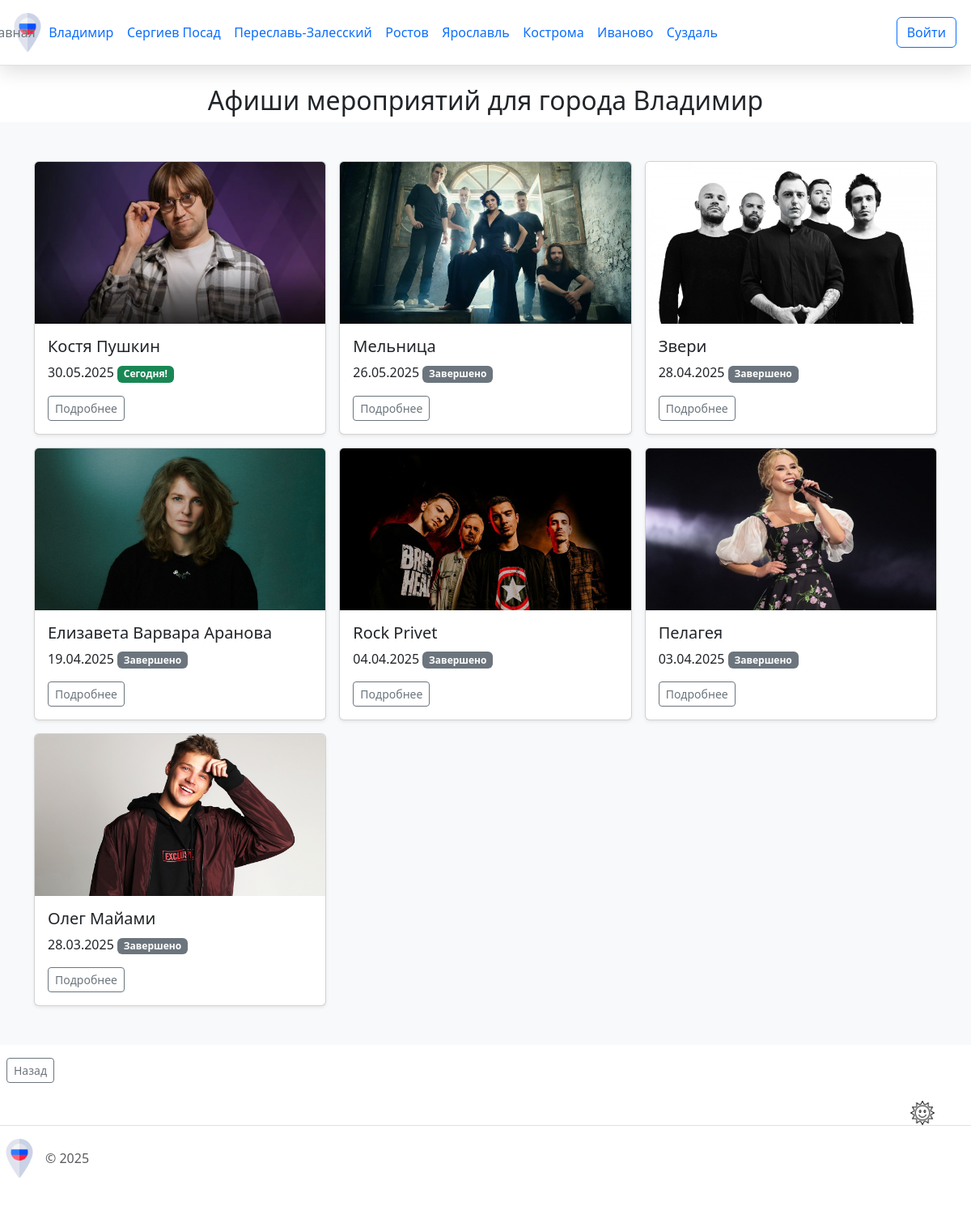
Page /afisha/1 on the committed database.
### app.py (models this page shows)
class City(db.Model):
    city_id = db.Column(db.Integer, primary_key=True)
    city_name = db.Column(db.String(20), nullable=False)
    photo = db.Column(db.LargeBinary, nullable=False)
    description = db.Column(db.Text, nullable=False)

class Event(db.Model):
    event_id = db.Column(db.Integer, primary_key=True)
    event_name = db.Column(db.String(50), nullable=False)
    photo = db.Column(db.String(255), nullable=True)
    date = db.Column(db.Date, nullable=False)
    description = db.Column(db.Text, nullable=True)
    link = db.Column(db.String(40), nullable=False)
    city_id = db.Column(db.Integer, db.ForeignKey('city.city_id'), nullable=False)

### app.py (the view)
@app.route("/afisha/<int:city_id>", methods=["POST", "GET"])
def afisha(city_id):
    city = City.query.get(city_id)
    today = date.today() # Сегодняшняя дата
    all_events = Event.query.filter_by(city_id=city_id).all()
    upcoming_events = [event for event in all_events if event.date >= today]
    past_events = [event for event in all_events if event.date < today]
    upcoming_events.sort(key=lambda event: event.date)
    past_events.sort(key=lambda event: event.date, reverse=True)
    event = upcoming_events + past_events
    return render_template('afisha.html', event = event, city=city, today=today)

### app.py (called while the page is built)
@app.context_processor
def inject_cities():
    cities = City.query.all()
    return dict(cities=cities)

### templates/afisha.html (shortened to what this page needs)
{% extends 'base.html' %}
{% block content %}
    <h2>Афиши мероприятий для города {{ city.city_name }}</h2>
    <div class="album py-5 bg-body-tertiary">
        <div class="container">
            <div class="row row-cols-1 row-cols-sm-2 row-cols-md-3 g-3">
                {% for el in event %}
                    <div class="col">
                        <div class="card shadow-sm">
                            {% if el.photo %}
                                <img src="{{ url_for('static', filename='img/' + el.photo) }}" class="card-img-top"
                                     alt="{{ el.event_name }}">
                            {% else %}
                                <img src="{{ url_for('static', filename='img/default.png') }}" class="card-img-top"
                                     alt="{{ el.event_name }}">
                            {% endif %}
                            <div class="card-body">
                                <h5 class="card-title">{{ el.event_name }}</h5>
                                <p class="card-text">
                                    {{ el.date.strftime('%d.%m.%Y') }}
                                    {% if el.date < today %}
                                        <span class="badge bg-secondary">Завершено</span>
                                    {% else %}
                                        {% set days_left = (el.date - today).days %}
                                        {% if days_left == 0 %}
                                            <span class="badge bg-success">Сегодня!</span>
                                        {% elif days_left == 1 %}
                                            <span class="badge bg-primary">Завтра</span>
                                        {% else %}
                                            <span class="badge bg-info">Через {{ days_left }} дней</span>
                                        {% endif %}
                                    {% endif %}
                                </p>
                                <div class="d-flex justify-content-between align-items-center">
                                    <div class="btn-group">
                                        <a href="{{ el.link }}" class="btn btn-sm btn-outline-secondary">Подробнее</a>
                                    </div>
                                </div>
                            </div>
                        </div>
                    </div>
                {% endfor %}
            </div>
        </div>
    </div>
    <div class="d-flex justify-content-between align-items-center">
        <div class="btn-group">
            <a href="{{ url_for('city_detail', city_id=city.city_id) }}" class="btn btn-sm btn-outline-secondary ms-2 mb-2">Назад</a>
        </div>
    </div>
{% endblock %}

### templates/base.html (shortened to what this page needs)
<!DOCTYPE html>
<html lang="en">
<head>
    <link href="https://cdn.jsdelivr.net/npm/bootstrap@5.3.3/dist/css/bootstrap.min.css" rel="stylesheet">
    <link rel="stylesheet" href="https://cdn.jsdelivr.net/npm/bootstrap-icons@1.8.0/font/bootstrap-icons.css">
    <link rel="stylesheet" href="https://cdnjs.cloudflare.com/ajax/libs/font-awesome/6.2.0/css/all.min.css">
    <link rel="stylesheet" href="{{url_for('static', filename='css/main.css')}}">
    <link rel="stylesheet" href="{{url_for('static', filename='css/dark-theme.css')}}">
</head>
<body>
    <div class="page">
        <header class="d-flex flex-wrap align-items-center justify-content-center justify-content-md-between py-3 mb-4 border-bottom">
          <div class="col-md-3 mb-2 mb-md-0 d-flex align-items-center">
            <a href="/" class="d-inline-flex link-body-emphasis text-decoration-none">
              <img class="header__img" src="{{ url_for('static', filename='img/russia.png') }}" alt="russia">
            </a>
          </div>
          <div class="col-md-6 mb-0 mb-md-0 d-flex justify-content-end align-items-center">
            <ul class="nav col-12 col-md-auto mb-2 justify-content-center mb-md-0 nav-menu">
              <li><a href="{{ url_for('index') }}" class="nav-link px-2 link-secondary">Главная</a></li>
              {% for city in cities %}
                <li class="nav-item">
                  <a class="nav-link" href="{{ url_for('city_detail', city_id=city.city_id) }}">{{ city.city_name }}</a>
                </li>
              {% endfor %}
            </ul>
          </div>
          <div class="col-md-3 text-end d-flex align-items-center justify-content-end">
            {% if current_user.is_authenticated %}
                {% if current_user.email == 'forsitediplom@internet.ru' %}
                    <a href="{{ url_for('admin_page') }}">
                        <button type="button" class="btn btn-outline-primary me-2">{{ current_user.name }}</button>
                    </a>
                {% else %}
                    <a href="{{ url_for('lk') }}">
                        <button type="button" class="btn btn-outline-primary me-2">{{ current_user.name }}</button>
                    </a>
                {% endif %}
            {% else %}
                <a href="{{ url_for('login') }}">
                    <button type="button" class="btn btn-outline-primary me-2">Войти</button>
                </a>
            {% endif %}
        </div>
        </header>
        <div class="content">
            {% block content %}{% endblock %}
        </div>
        <div class="image-button-container">
          <button class="image-button">
            <img src="{{ url_for('static', filename='img/sun.png') }}" alt="Sun" class="button-image">
          </button>
        </div>
        <footer class="d-flex flex-wrap justify-content-between align-items-center py-3 my-4 border-top">
            <div class="col-md-4 d-flex align-items-center">
              <a href="/" class="mb-3 me-2 mb-md-0 text-body-secondary text-decoration-none lh-1">
                <img class="header__img" src="{{ url_for('static', filename='img/russia.png') }}" alt="russia">
              </a>
              <span class="mb-3 mb-md-0 text-body-secondary">© 2025</span>
            </div>
        </footer>
    </div>
</body>
</html>

### static/css/main.css (style rules this page uses)
html, body { height: 100%; margin: 0; padding: 0; }
body { display: flex; flex-direction: column; min-height: 100vh; }
.page { display: flex; flex-direction: column; flex: 1; }
.content { flex: 1; padding-bottom: 20px; }
footer { margin-top: auto; width: 100%; padding: 20px 0; }
header { position: sticky; top: 0; padding: 10px; z-index: 1000; background: #fff; -webkit-box-shadow: 0 5px 25px rgba(0, 0, 0, 0.15); box-shadow: 0 5px 25px rgba(0, 0, 0, 0.15) ; width: 100%; }
.header__img { height: 48px; width: 48px; }
.nav-link { padding: 0.2rem 0.5rem; }
.nav li { padding-right: 0.5px; }
.nav li:last-child { padding-right: 0; }
h2 { text-align: center; margin-top: 0; }
.card { height: 100%; }
.card-img-top { width: 100%; height: 200px; object-fit: cover; }
.image-button-container { position: fixed; right: 10px; top: 92%; transform: translateY(-50%); z-index: 1000; }
.image-button { width: 100px; height: 50px; border: none; background-color: transparent; cursor: pointer; }
.button-image { width: 30px; height: auto; transition: filter 0.3s ease; }
.nav-menu { display: flex; flex-direction: row; }

### rows in the picture
City: city_name "Владимир"
City: city_name "Сергиев Посад"
City: city_name "Переславь-Залесский"
City: city_name "Ростов"
City: city_name "Ярославль"
City: city_name "Кострома"
City: city_name "Иваново"
City: city_name "Суздаль"
Event: photo (picture), event_name "Костя Пушкин", date "30.05.2025", shows "Сегодня!"
Event: photo (picture), event_name "Мельница", date "26.05.2025", shows "Завершено"
Event: photo (picture), event_name "Звери", date "28.04.2025", shows "Завершено"
Event: photo (picture), event_name "Елизавета Варвара Аранова", date "19.04.2025", shows "Завершено"
Event: photo (picture), event_name "Rock Privet", date "04.04.2025", shows "Завершено"
Event: photo (picture), event_name "Пелагея", date "03.04.2025", shows "Завершено"
Event: photo (picture), event_name "Олег Майами", date "28.03.2025", shows "Завершено"
